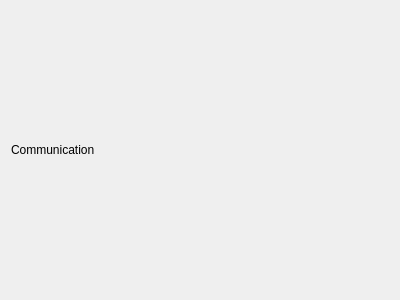
<?xml version="1.0" encoding="UTF-8"?>
<ui version="4.0">
 <class>WindowRaceCommunication</class>
 <widget class="QWidget" name="WindowRaceCommunication">
  <property name="geometry">
   <rect>
    <x>0</x>
    <y>0</y>
    <width>400</width>
    <height>300</height>
   </rect>
  </property>
  <property name="windowTitle">
   <string>Form</string>
  </property>
  <layout class="QHBoxLayout" name="horizontalLayout">
   <item>
    <widget class="QLabel" name="label">
     <property name="text">
      <string>Communication</string>
     </property>
    </widget>
   </item>
  </layout>
 </widget>
 <resources/>
 <connections/>
</ui>
